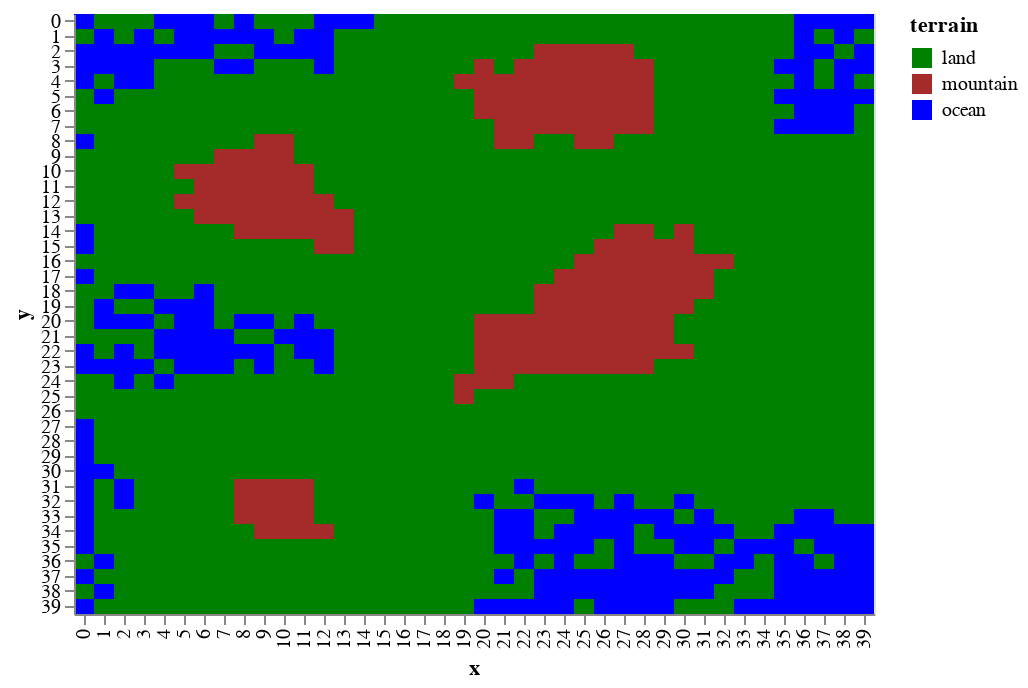

Notebook code cell kept with this figure:
### Markdown cell above
If the oceans were to come in at `heignt == 0` then you can assume that lower terrain is _under water_

### Code cell
draw.drawTerrainTypes(world.grid_elevation,world.landscape)

### Figure 1 — Vega-Lite specification as saved in the notebook (floating-point values rounded to 4 significant figures; data arrays with more than 128 entries replaced by an {"elided": "..."} marker saying what was removed)
{"$schema": "https://vega.github.io/schema/vega-lite/v2.6.0.json", "config": {"view": {"height": 300, "width": 400}}, "data": {"name": "data-0f417ee68703fde8edf2a0784d89637a"}, "datasets": {"data-0f417ee68703fde8edf2a0784d89637a": {"elided": "1600 records"}}, "encoding": {"color": {"field": "terrain", "scale": {"domain": ["land", "mountain", "ocean"], "range": ["green", "brown", "blue"]}, "type": "nominal"}, "x": {"field": "x", "type": "ordinal"}, "y": {"field": "y", "type": "ordinal"}}, "mark": "rect"}
